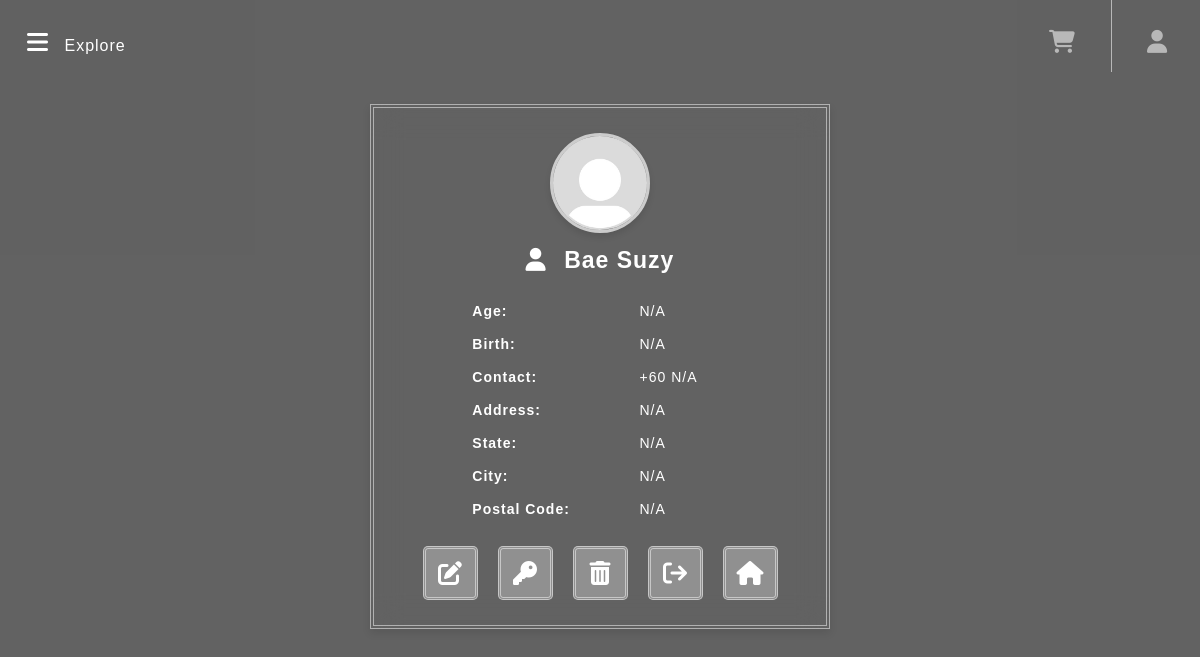
Page /Web-Integrated/profile.php (signed in) on the committed database.
### tables this page shows
CREATE TABLE `profile` (
  `name` varchar(100) NOT NULL,
  `contact_number` int(20) DEFAULT NULL,
  `address` varchar(100) DEFAULT NULL,
  `state` varchar(50) DEFAULT NULL,
  `city` varchar(50) DEFAULT NULL,
  `postal_code` int(10) DEFAULT NULL,
  `photo` varchar(100) DEFAULT NULL,
  `age` int(5) DEFAULT NULL,
  `birth` date DEFAULT NULL,
  `register_time` datetime DEFAULT NULL,
  `userID` int(10) NOT NULL
);

### Web-Integrated/profile.php (the view, shortened to what this page needs)
<?php
include 'login_base.php';
$userId = $_SESSION['user']['id'];
$name = $_SESSION['user']['name'];
$stmt = $_db->prepare('SELECT * FROM profile WHERE userID = ? AND name = ?');
$stmt->execute([$userId, $name]);
$profile = $stmt->fetch(PDO::FETCH_ASSOC);
include 'header.php';
?>
<!DOCTYPE html>
<html lang="en">
<head>
  <link rel="stylesheet" href="css/profile.css">
  <link rel="stylesheet" href="css/menu.css">
  <link rel="stylesheet" href="css/background.css">
  <link rel="stylesheet" href="https://stackpath.bootstrapcdn.com/font-awesome/4.7.0/css/font-awesome.min.css">
  <link rel="stylesheet" href="https://cdnjs.cloudflare.com/ajax/libs/font-awesome/6.4.2/css/all.min.css">
</head>
<body>
<section>
<div class="profile-container">
    <?php if ($profile): ?>
        <div class="profile-card">
            <div class="profile-photo">
                <img src="user_photos/<?= htmlspecialchars($profile['photo'] ?? 'default.jpg') ?>" alt="User Photo">
            </div>
            <div class="profile-details">
                <h1><i class="fa fa-user"></i> <?= htmlspecialchars($profile['name'] ?? 'Name Not Available') ?></h1>
                <table>
                    <tr>
                        <td><strong>Age:</strong></td>
                        <td><?= htmlspecialchars($profile['age'] ?? 'N/A') ?></td>
                    </tr>
                    <tr>
                        <td><strong>Birth:</strong></td>
                        <td><?= htmlspecialchars($profile['birth'] ?? 'N/A') ?></td>
                    </tr>
                    <tr>
                        <td><strong>Contact:</strong></td>
                        <td>+60 <?= htmlspecialchars($profile['contact_number'] ?? 'N/A') ?></td>
                    </tr>
                    <tr>
                        <td><strong>Address:</strong></td>
                        <td><?= htmlspecialchars($profile['address'] ?? 'N/A') ?></td>
                    </tr>
                    <tr>
                        <td><strong>State:</strong></td>
                        <td><?= htmlspecialchars($profile['state'] ?? 'N/A') ?></td>
                    </tr>
                    <tr>
                        <td><strong>City:</strong></td>
                        <td><?= htmlspecialchars($profile['city'] ?? 'N/A') ?></td>
                    </tr>
                    <tr>
                        <td><strong>Postal Code:</strong></td>
                        <td><?= htmlspecialchars($profile['postal_code'] ?? 'N/A') ?></td>
                    </tr>
                </table>
                <div class="button-container">
                <form method="POST" action="edit_profile.php">
                    <button type="submit" name="edit_profile" data-tooltip="Edit Profile">
                        <i class="fa fa-edit" style="font-size:24px"></i>
                    </button>
                </form>
                <form action="password.php">
                    <button type="submit" name="reset_password" data-tooltip="Reset Password">
                        <i class='fas fa-key' style='font-size:24px'></i>
                    </button>
                </form>
                <form method="POST">
                    <button type="submit" name="delete_account" onclick="return confirm('Are you sure you want to delete your account? This action cannot be undone.');" data-tooltip="Delete Account">
                        <i class="fa fa-trash-o" style="font-size:24px"></i>
                    </button>
                </form>
                <form action="logout.php">
                    <button type="submit" name="logout" data-tooltip="Log Out">
                        <i class="fa fa-sign-out" style="font-size:24px"></i>
                    </button>
                </form>
                <form action="menu.php">
                    <button type="submit" name="home" data-tooltip="Go Home">
                        <i class="fa fa-home" style="font-size:24px"></i>
                    </button>
                </form>
                </div>
            </div>
        </div>
    </div>
    <?php endif; ?>
</section>
</body>
</html>

### Web-Integrated/css/profile.css (style rules this page uses)
body { margin: 0; font-family: Arial, sans-serif; background-color: #f4f4f4; color: #333; min-height: 100vh; display: flex; flex-direction: column; letter-spacing: 1px; }
.profile-container { display: flex; justify-content: center; align-items: flex-start; flex-grow: 1; padding: 20px; box-sizing: border-box; overflow: auto; }
.profile-card { background: transparent; backdrop-filter: blur(15px); border: 4px double rgba(255, 255, 255, .5); box-shadow: 0 4px 8px rgba(0, 0, 0, 0.1); width: 100%; max-width: 460px; padding: 25px; text-align: center; margin-bottom: 20px; }
.profile-photo img { width: 100px; height: 100px; border-radius: 50%; object-fit: cover; border: 3px solid #ccc; box-shadow: 0 4px 6px rgba(0, 0, 0, 0.1); }
.profile-details h1 { font-size: 20px; margin: 10px 0; }
.profile-details h1 { font-size: 23px; color: rgb(255, 255, 255)fff; text-align: center; margin-top: 10px; margin-bottom: 10px; }
.profile-details h1 i { color: #ffffff; margin-right: 10px; font-size: 23px; }
.profile-details table { font-size: 14px; width: 70%; margin: 20px auto; border-collapse: collapse; }
.profile-details table td { padding: 8px 12px; border: 1px solid #ffffff00; text-align: left; color: #ffffff; }
.profile-details table td strong { color: #ffffff; font-weight: bold; }
.button-container { display: flex; gap: 20px; flex-wrap: wrap; justify-content: center; }
button { padding: 12px 20px; border-radius: 5px; font-size: 18px; background: #ffffff4b; border: 3px double rgba(255, 255, 255, .5); color: white; cursor: pointer; transition: all 0.3s ease; width: 55px; outline: none; display: flex; justify-content: center; align-items: center; position: relative; }
button::after { content: ''; visibility: hidden; opacity: 0; transition: opacity 0.3s ease; }
button[name="edit_profile"] { background-color: #ffffff4b; }
button[name="reset_password"] { background-color: #ffffff4b; }
button[name="delete_account"] { background-color: #ffffff4b; }
button[name="logout"] { background-color: #ffffff4b; }
button[name="home"] { background-color: #ffffff4b; }

### Web-Integrated/css/menu.css (style rules this page uses)
body { font-family: 'Lucida Sans', 'Lucida Sans Regular', 'Lucida Grande', 'Lucida Sans Unicode', Geneva, Verdana, sans-serif; color: rgb(255, 255, 255); margin: 0; min-height: 100vh; display: flex; flex-direction: column; position: relative; overflow-x: hidden; animation: slideBackground 15s ease-in-out infinite; background-size: cover; }
.fa-shopping-cart, .fa-user { font-size: 1.4rem; color: rgba(255, 255, 255, 0.551); transition: color 0.3s ease; }

### Web-Integrated/css/background.css (style rules this page uses)
* { margin: 0; padding: 0; box-sizing: border-box; }
body { font-family: 'Lucida Sans', 'Lucida Sans Regular', 'Lucida Grande', 'Lucida Sans Unicode', Geneva, Verdana, sans-serif; color: rgb(255, 255, 255); margin: 0; min-height: 100vh; display: flex; flex-direction: column; position: relative; overflow-x: hidden; animation: slideBackground 15s ease-in-out infinite; background-size: cover; }
body::before { content: ""; position: absolute; top: 0; left: 0; width: 100%; height: 100%; filter: blur(2px); z-index: -1; }
body::after { content: ""; position: absolute; top: 0; left: 0; width: 100%; height: 100%; background-color: rgba(0, 0, 0, 0.6); z-index: -1; }

### rows in the picture
profile: name "Bae Suzy", age "N/A", birth "N/A", contact_number "N/A", address "N/A", state "N/A", city "N/A", postal_code "N/A"
